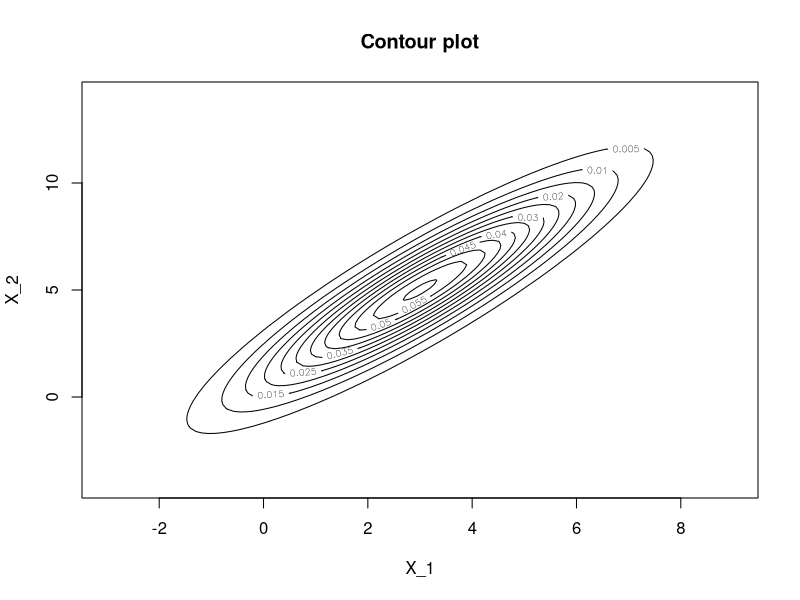
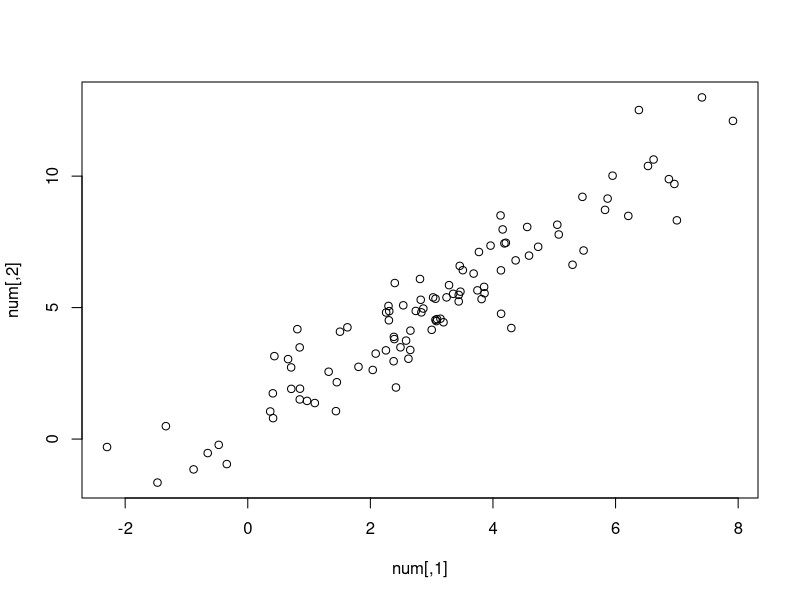
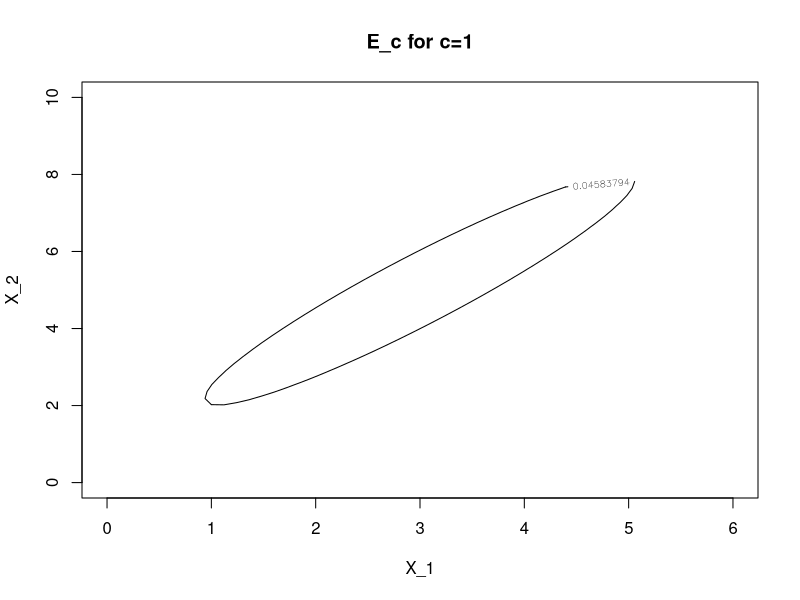

The R script that drew these images, in order:
# MA 554 Applied Multivariate Analysis Fall 2019
# Author: Yuchen Dong
# Homework 1 Problem 4

library(MASS)
library(mvtnorm)
library(graphics)

set.seed(100) # Fix a random seed

mu = c(3,5)
var1 = 4
var2 = 9
corr12 = 0.9
Sigma = matrix(c(var1, sqrt(var1)*corr12*sqrt(var2),sqrt(var1)*corr12*sqrt(var2), var2), nrow=2 ,ncol=2)

# Generate the contour plot
D = det(Sigma)
x = seq(-3,9,length.out=100) # mu+/-3*sigma
y = seq(-4,14,length.out=100)
grids <- expand.grid(x,y)
f = dmvnorm(grids, mu, Sigma, log=FALSE)
z = matrix(f,100,100)
contour(x,y,z, main ='Contour plot',xlab='X_1', ylab='X_2')

# Generate 100 numbers of multivariate normal distribution
num = mvrnorm(n = 100, mu, Sigma)
plot(num)

# Sample mean
xbar = colMeans(num)
xbar

# Sample covariance matrix
S =var(num)
S

# Sketch the equidistance set given by the sample Mahalanobis distance
c = 1;
level = exp(-c^2/2)/(2*pi*sqrt(det(S)));
x = seq(-3,9,length.out=100) # mu+/-3*sigma
y = seq(-4,14,length.out=100)
grids <- expand.grid(x,y)
f_new = dmvnorm(grids, xbar, S, log=FALSE)
z_new = matrix(f_new,100,100)
contour(x,y,z_new,xlim=c(0,6), ylim=c(0,10), main ='E_c for c=1',xlab='X_1', ylab='X_2', levels= level)

